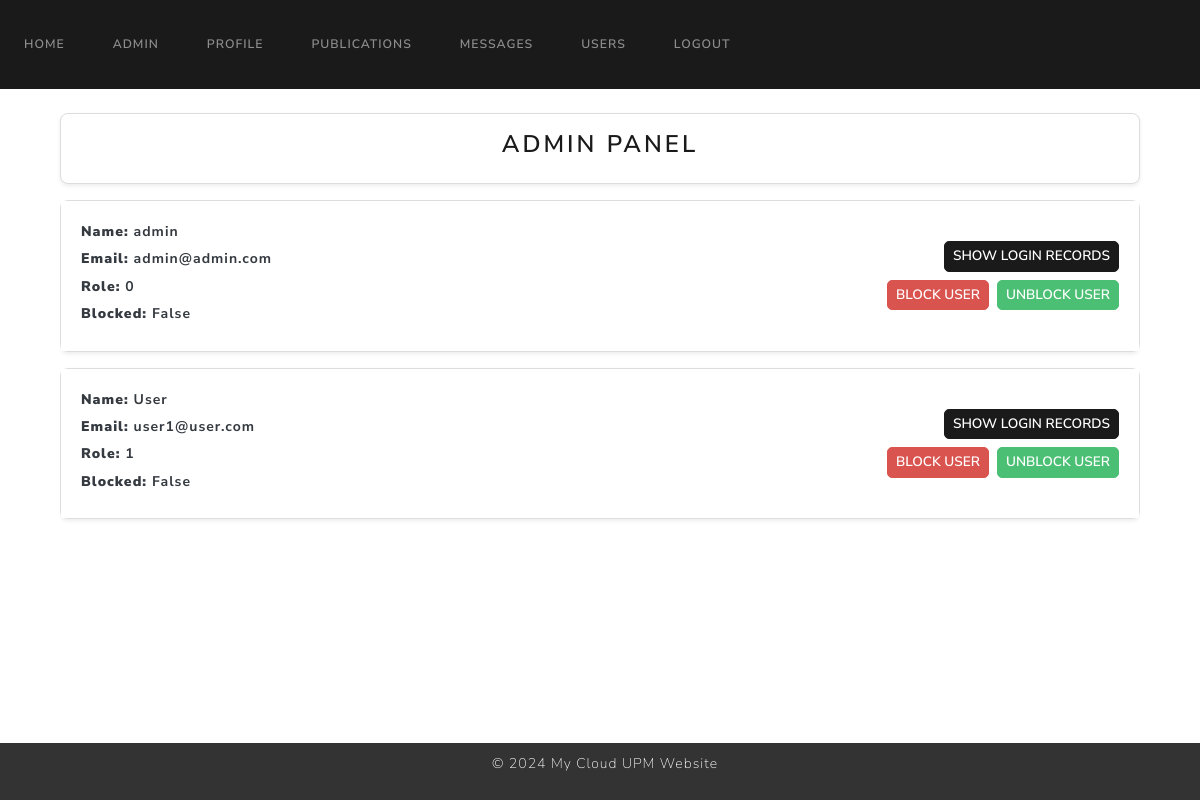
The page /admin (signed in) on the database its author committed.
### website/models.py (models this page shows)
class User(UserMixin, db.Model):
    id = db.Column(db.Integer, primary_key=True)
    name = db.Column(db.String(100), unique=False, nullable=False)
    surname = db.Column(db.String(100), unique=False, nullable=False)
    email = db.Column(db.String(100), unique=True, nullable=False)
    password = db.Column(db.String(100), nullable=False)
    bio = db.Column(db.Text, default="This is my bio.")  # Bio field
    role = db.Column(db.Integer, nullable=False, default=1)  # 0 para admin, 1 para usuario regular
    is_blocked = db.Column(db.Boolean, nullable=False, default=False)  # Nuevo campo para indicar si el usuario está bloqueado
    profile_pic = db.Column(db.String(150), default='default.jpg')
    twitter = db.Column(db.String(255), nullable=True)    # Twitter URL
    linkedin = db.Column(db.String(255), nullable=True)   # LinkedIn URL
    publications = db.relationship('Publication')
    login_records = db.relationship('LoginRecord')

### website/views.py (the view)
@views.route('/admin')
@login_required
def admin():
    if current_user.role != 0:
        flash('You are not allowed to access this page', category='error')
        print('You are not allowed to access this page')
        return redirect(url_for('views.home'))
    users = User.query.all()
    login_records = LoginRecord.query.all()
    return render_template('admin.html', user=current_user, users=users, login_records=login_records)

### website/templates/admin.html (shortened to what this page needs)
{% extends "base.html" %}
{% block content %}
<div class="container mt-4">
    <div class="card shadow-sm p-3 bg-white">
        <h3 class="text-center">Admin Panel</h3>
    </div>
    <div class="mt-3" style="max-height: 750px; overflow-y: auto;">
        {% for user in users %}
        <div class="card shadow-sm mb-3 bg-white">
            <div class="card-body">
                <div class="row align-items-center">
                    <div class="col-md-8">
                        <p class="text-dark fw-bold"><strong>Name:</strong> {{ user.name }}</p>
                        <p class="text-dark fw-bold"><strong>Email:</strong> {{ user.email }}</p>
                        <p class="text-dark fw-bold"><strong>Role:</strong> {{ user.role }}</p>
                        <p class="text-dark fw-bold"><strong>Blocked:</strong> {{ user.is_blocked }}</p>
                    </div>
                    <div class="col-md-4 text-end">
                        <button class="btn btn-sm btn-primary mb-2" type="button" data-bs-toggle="collapse"
                                data-bs-target="#loginRecords{{ user.id }}" aria-expanded="false"
                                aria-controls="loginRecords{{ user.id }}" onclick="this.style.display='none'">
                            Show Login Records
                        </button>
                        <div class="d-flex justify-content-end gap-2">
                            <form action="{{ url_for('views.block_user', user_id=user.id) }}" method="post">
                                <button type="submit" class="btn btn-sm btn-danger">Block User</button>
                            </form>
                            <form action="{{ url_for('views.unblock_user', user_id=user.id) }}" method="post">
                                <button type="submit" class="btn btn-sm btn-success">Unblock User</button>
                            </form>
                        </div>
                    </div>
                </div>
            </div>
        </div>
        {% endfor %}
    </div>
</div>
{% endblock %}

### website/templates/admin.html (style rules this page uses)
.card { border: 1px solid #ddd; border-radius: 8px; }
.card-body p { margin-bottom: 0.4rem; }
.btn { border-radius: 5px; }
.btn-sm { padding: 4px 8px; font-size: 0.85rem; }
.text-dark { color: #212529; }
.fw-bold { font-weight: 600; }
.card.shadow-sm { box-shadow: 0 2px 4px rgba(0, 0, 0, 0.1); background-color: #fff; }
.card-body { background-color: #fff; }
.d-flex.gap-2 > form { margin: 0; }

### rows shown on the page
User: name "admin", email "admin@admin.com", role "0", is_blocked "False"
User: name "User", email "user1@user.com", role "1", is_blocked "False"
